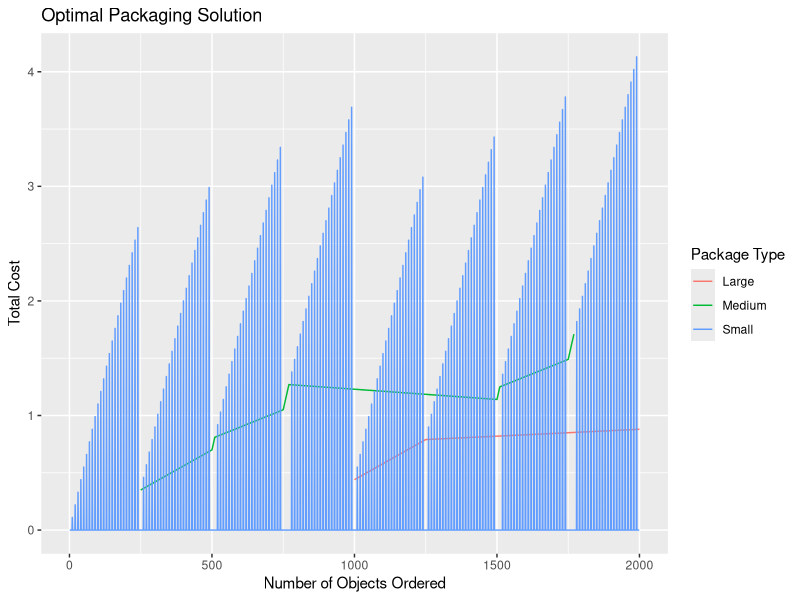

Generate this figure with R:
# Install and load Packages
if(!require(lpSolve)) {
  install.packages("lpSolve")
  library(lpSolve)
}

if(!require(ggplot2)) {
  install.packages("ggplot2")
  library(ggplot2)
}

# Define the objective function coefficients
f.obj <- c(0.11, 0.44, 0.35)

# Define the constraint matrix (how many units per each, respectively)
f.con <- matrix(c(10, 1000, 250), nrow = 1)

# Define the direction of the constraints (do we want to consider partial fill)
f.dir <- "="

# Define the demand range (simulation range)
demand_range <- 1:2000

# Initialize vectors to store the results
total_cost <- numeric(length(demand_range))
package_type <- character(length(demand_range))

# Define the package names (Medium/Golden/Minibulk, etc?)
package_names <- c("Small", "Large", "Medium")

# Loop over the demand values
for (i in seq_along(demand_range)) {
  
  # Get the current demand value
  f.rhs <- demand_range[i]
  
  # Solve the LP problem
  optimum <- lp("min", f.obj, f.con, f.dir, f.rhs, all.int = TRUE)
  
  # Check if the solution is empty
  if (length(optimum$solution) == 0) {
    # If the solution is empty, assign "None" to package_type[i]
    package_type[i] <- "None"
  } else {
    # Otherwise, store the total cost and the type of the optimal package
    total_cost[i] <- optimum$objval
    package_type[i] <- package_names[which.max(optimum$solution)]
  }
}

# Create a data frame of the results
results <- data.frame(Demand = demand_range, TotalCost = total_cost, PackageType = package_type)

# Plot the results
ggplot(results, aes(x = Demand, y = TotalCost, color = PackageType)) +
  geom_line() +
  labs(title = "Optimal Packaging Solution", x = "Number of Objects Ordered", y = "Total Cost") +
  scale_color_discrete(name = "Package Type")
